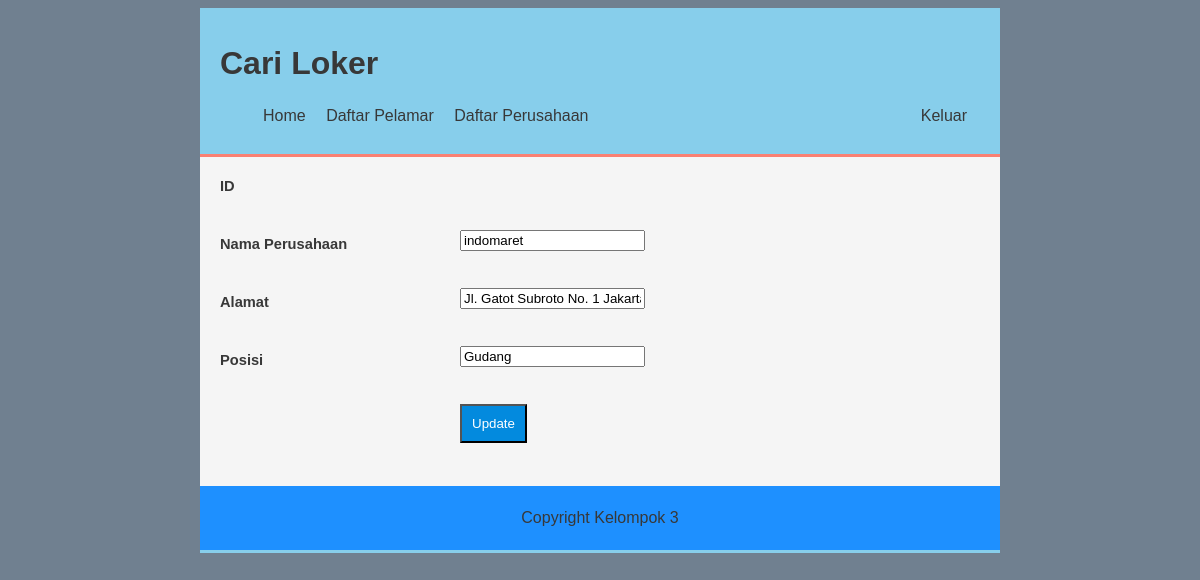
The app's page /admin/edit.php?id=2 with its own data.
### tables this page shows
CREATE TABLE `perusahaan` (
  `id` int(11) NOT NULL,
  `nama` varchar(256) NOT NULL,
  `alamat` varchar(256) NOT NULL,
  `butuh` varchar(256) NOT NULL
);

### admin/edit.php (the view, shortened to what this page needs)
<?php
include "header.php";
?>
<head>
</head>
<?php
	include 'koneksi.php';
	$id = $_GET['id'];
	$data = mysqli_query($koneksi,"select * from perusahaan where id='$id'");
	while($d = mysqli_fetch_array($data)){
		?>
<form method="post" action="update.php">
<div class="container2">
  <div class="card-body">
  	<div class="form-group">
      <label for="id">ID</label>
      <div class="input"><input type="hidden"name="id" value="<?php echo $d['id']; ?>"></div>
    </div>
    <div class="form-group">
      <label for="nama">Nama Perusahaan</label>
      <div class="input"><input type="text" name="nama" value="<?php echo $d['nama']; ?>"></div>
    </div>
    <div class="form-group">
      <label for="alamat">Alamat</label>
      <div class="input"><input type="text" name="alamat" value="<?php echo $d['alamat']; ?>"></div>
    </div>
    <div class="form-group">
      <label for="nohp">Posisi</label>
      <div class="input"><input type="text" name="butuh" value="<?php echo $d['butuh']; ?>"></div>
    </div>
    <div class="form-group">
      <label for="pendidikan"></label>
      <div class="input"><input type="submit" value="Update" class="tombol"> </div>
    </div>
    <div class="form-group">
      <label for=""></label>
    </div>
	<?php
		}
	?>
</div>
</form>
<?php
include "footer.php";
?>

### css/style.css (style rules this page uses)
.container2 { width: 800px; height: auto; margin: auto; background-color: whitesmoke; border-top: 3px solid salmon; border-bottom: 3px solid skyblue; }
.form-group { clear: both; }
.form-group label { text-align: left; padding-left: 20px; margin-left: 20px; display: block; padding: 15px 0; float: left; width: 30%; font-weight: bold; }
.form-group .input { display: block; padding: 15px 0; float: left; width: 50%; }
label { font-size: 11pt; }
.tombol { text-align: left; display: inline-block; max-width: 150px; padding: 10px 10px; color: #fff; text-decoration: none; background: #038ade; cursor: pointer; }

### records on screen
perusahaan: nama "indomaret", alamat "Jl. Gatot Subroto No. 1 Jakarta", butuh "Gudang"
